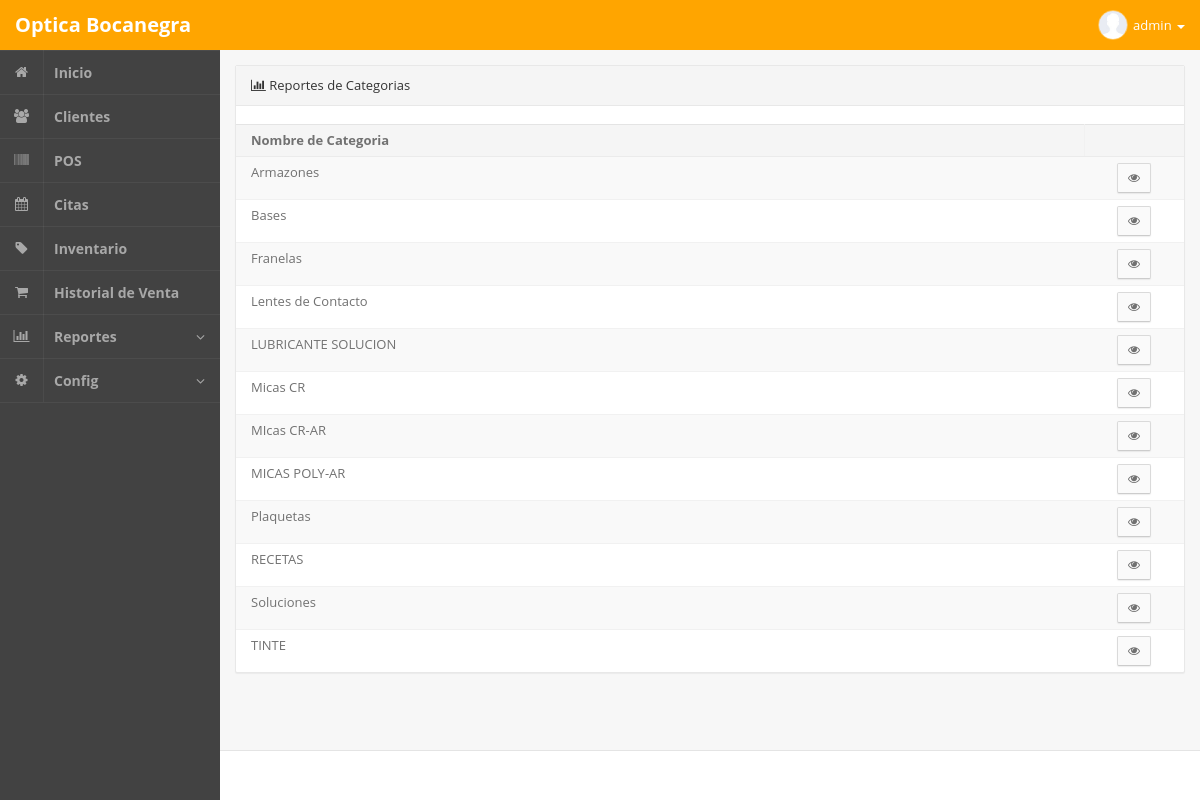
Page /admin.php?m=reportescats (signed in) on the committed database.
### tables this page shows
CREATE TABLE `categorias` (
  `idcategorias` int(255) NOT NULL,
  `tipo` varchar(200) NOT NULL,
  `categoria` varchar(200) NOT NULL
);

### php/reportescat.php (the view, shortened to what this page needs)
<?php
if (!isset($_GET['id'])){
?>
	<section class="panel panel-default pos-rlt clearfix">
		<header class="panel-heading"> <i class="fa fa-bar-chart-o"></i> Reportes de Categorias</header>
		<div class="table-responsive">
			<br>
			<table class="table table-striped b-t b-light">
				<thead>
					<tr>
						<th>Nombre de Categoria</th>
						<th width="100"></th>
					</tr>
				<tbody>
	<?php
				$query  = mysql_query("SELECT * FROM categorias ORDER BY categoria ASC");
				while($q = mysql_fetch_object($query)){
							echo '<tr>
								<td>'.$q->categoria.'</td>
								<td class="text-center">
									<a href="admin.php?m=reportescats&id='.$q->idcategorias.'" class="btn btn-sm btn-default"> <i class="fa fa-eye"></i> </a>
								</td>
							</tr>';
				}
	?>
			    </tbody>
				</thead>
			</table>
		</div>
	</section>
<?php
}
?>

### rows in the picture
categorias: categoria "Armazones"
categorias: categoria "Bases"
categorias: categoria "Franelas"
categorias: categoria "Lentes de Contacto"
categorias: categoria "LUBRICANTE SOLUCION"
categorias: categoria "Micas CR"
categorias: categoria "MIcas CR-AR"
categorias: categoria "MICAS POLY-AR"
categorias: categoria "Plaquetas"
categorias: categoria "RECETAS"
categorias: categoria "Soluciones"
categorias: categoria "TINTE"
